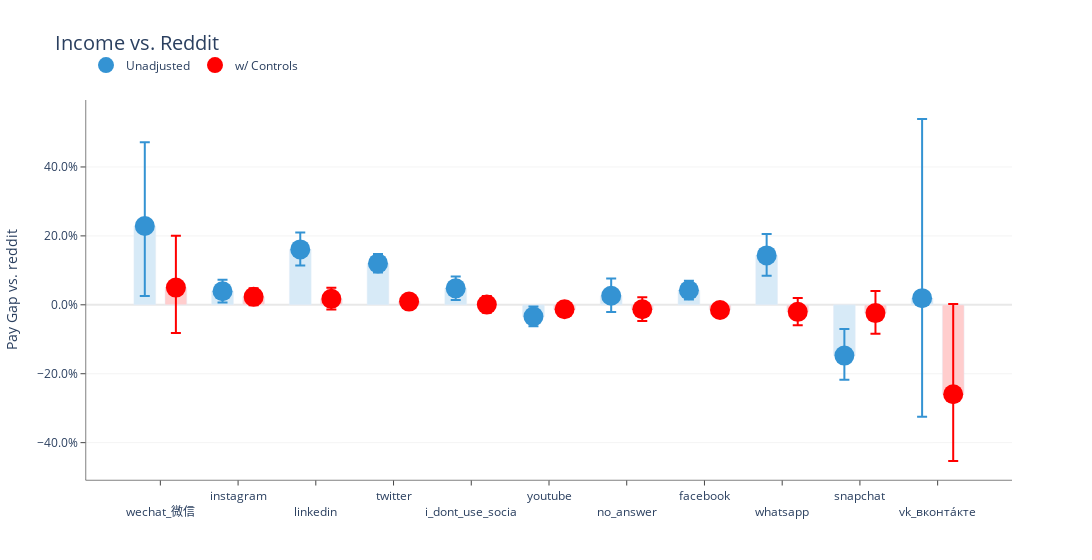

Notebook source saved alongside this figure:
### Code cell
test, est = output_graph(data_2019, controls, True, "SocialMedia", "race", "Income vs. Reddit")

### Figure 1 — Plotly figure (JSON) as saved in the notebook; plotly's stock layout.template omitted (floating-point values rounded to 4 significant figures)
{"data": [{"hoverinfo": "skip", "marker": {"color": "#d7eaf7"}, "name": "Unadjusted", "showlegend": false, "type": "bar", "width": 0.28, "x": [1, 2, 3, 4, 5, 6, 7, 8, 9, 10, 11], "y": [0.2285, 0.03923, 0.1608, 0.1201, 0.04768, -0.03403, 0.02642, 0.04223, 0.1433, -0.1473, 0.01924]}, {"hoverinfo": "skip", "marker": {"color": "#ffcdcd"}, "name": "w/ Controls", "showlegend": false, "type": "bar", "width": 0.28, "x": [1, 2, 3, 4, 5, 6, 7, 8, 9, 10, 11], "y": [0.04999, 0.02305, 0.01725, 0.009408, 0.0008564, -0.01302, -0.01305, -0.01515, -0.02038, -0.02399, -0.2596]}, {"error_y": {"array": [0.2429, 0.03365, 0.04887, 0.0273, 0.03481, 0.02904, 0.04967, 0.02723, 0.06197, 0.07684, 0.5199], "arrayminus": [0.2028, 0.03259, 0.0469, 0.02665, 0.03369, 0.02819, 0.04738, 0.02654, 0.05878, 0.07049, 0.3443], "symmetric": false, "thickness": 2, "type": "data", "visible": true, "width": 5}, "hovertemplate": "%{text}", "marker": {"color": "#3493d3", "size": 20}, "mode": "markers", "name": "Unadjusted", "text": ["wechat_微信: 22.9%, 95% conf: [2.6%, 47.1%]", "instagram: 3.9%, 95% conf: [0.7%, 7.3%]", "linkedin: 16.1%, 95% conf: [11.4%, 21.0%]", "twitter: 12.0%, 95% conf: [9.3%, 14.7%]", "i_dont_use_socia: 4.8%, 95% conf: [1.4%, 8.2%]", "youtube: -3.4%, 95% conf: [-6.2%, -0.5%]", "no_answer: 2.6%, 95% conf: [-2.1%, 7.6%]", "facebook: 4.2%, 95% conf: [1.6%, 6.9%]", "whatsapp: 14.3%, 95% conf: [8.4%, 20.5%]", "snapchat: -14.7%, 95% conf: [-21.8%, -7.0%]", "vk_вконта́кте: 1.9%, 95% conf: [-32.5%, 53.9%]"], "type": "scatter", "x": [0.8, 1.8, 2.8, 3.8, 4.8, 5.8, 6.8, 7.8, 8.8, 9.8, 10.8], "y": [0.2285, 0.03923, 0.1608, 0.1201, 0.04768, -0.03403, 0.02642, 0.04223, 0.1433, -0.1473, 0.01924]}, {"error_y": {"array": [0.1505, 0.02497, 0.03214, 0.01898, 0.02481, 0.02182, 0.03515, 0.01955, 0.04028, 0.06376, 0.2622], "arrayminus": [0.1317, 0.02438, 0.03115, 0.01863, 0.02421, 0.02135, 0.03394, 0.01917, 0.03869, 0.05985, 0.1936], "symmetric": false, "thickness": 2, "type": "data", "visible": true, "width": 5}, "hovertemplate": "%{text}", "marker": {"color": "red", "size": 20}, "mode": "markers", "name": "w/ Controls", "text": ["wechat_微信: 5.0%, 95% conf: [-8.2%, 20.1%]", "instagram: 2.3%, 95% conf: [-0.1%, 4.8%]", "linkedin: 1.7%, 95% conf: [-1.4%, 4.9%]", "twitter: 0.9%, 95% conf: [-0.9%, 2.8%]", "i_dont_use_socia: 0.1%, 95% conf: [-2.3%, 2.6%]", "youtube: -1.3%, 95% conf: [-3.4%, 0.9%]", "no_answer: -1.3%, 95% conf: [-4.7%, 2.2%]", "facebook: -1.5%, 95% conf: [-3.4%, 0.4%]", "whatsapp: -2.0%, 95% conf: [-5.9%, 2.0%]", "snapchat: -2.4%, 95% conf: [-8.4%, 4.0%]", "vk_вконта́кте: -26.0%, 95% conf: [-45.3%, 0.3%]"], "type": "scatter", "x": [1.2, 2.2, 3.2, 4.2, 5.2, 6.2, 7.2, 8.2, 9.2, 10.2, 11.2], "y": [0.04999, 0.02305, 0.01725, 0.009408, 0.0008564, -0.01302, -0.01305, -0.01515, -0.02038, -0.02399, -0.2596]}], "layout": {"bargroupgap": 0.1, "barmode": "group", "legend": {"orientation": "h", "x": 0, "y": 1.13}, "plot_bgcolor": "white", "title": {"font": {"size": 20}, "text": "Income vs. Reddit"}, "width": 1100, "xaxis": {"linecolor": "black", "linewidth": 0.5, "showline": true, "tickangle": 0, "tickmode": "array", "ticks": "outside", "ticktext": ["<br>wechat_微信", "instagram", "<br>linkedin", "twitter", "<br>i_dont_use_socia", "youtube", "<br>no_answer", "facebook", "<br>whatsapp", "snapchat", "<br>vk_вконта́кте"], "tickvals": [1, 2, 3, 4, 5, 6, 7, 8, 9, 10, 11]}, "yaxis": {"gridcolor": "#e8e8e8", "gridwidth": 0.5, "linecolor": "black", "linewidth": 0.5, "showgrid": true, "showline": true, "tickformat": ".1%", "ticks": "outside", "title": {"text": "Pay Gap vs. reddit"}, "zeroline": true, "zerolinecolor": "#e8e8e8", "zerolinewidth": 2}}}
